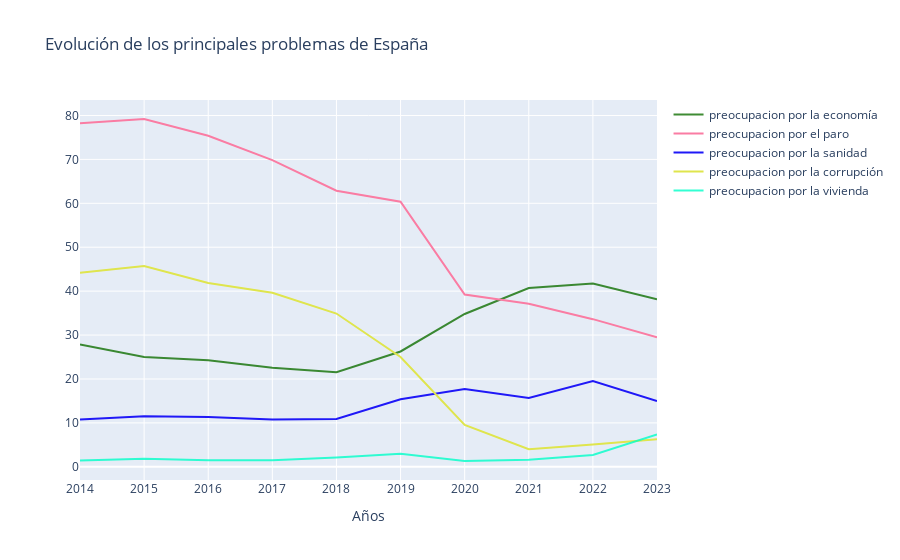

Write notebook code for a chart like this one.
### Code cell
trace1 = go.Scatter(
                    x = preocupacion.index,
                    y = preocupacion['% preocupación económica'],
                    name = 'preocupacion por la economía',
                    mode= 'lines',
                    marker = dict(color = 'rgba(16, 112, 2, 0.8)'),
                    text = '% preocupacion')

trace2 = go.Scatter(
                    x = preocupacion.index,
                    y = preocupacion['% preocupación paro'],
                    name = 'preocupacion por el paro',
                    mode= 'lines',
                    marker = dict(color = 'rgb(250, 124, 163)'),
                    text = '% preocupacion')

trace3 = go.Scatter(
                    x = preocupacion.index,
                    y = preocupacion['% preocupación sanidad'],
                    name = 'preocupacion por la sanidad',
                    mode= 'lines',
                    marker = dict(color = 'rgb(31, 24, 247)'),
                    text = '% preocupacion')

trace4 = go.Scatter(
                    x = preocupacion.index,
                    y = preocupacion['% preocupación corrupción'],
                    name = 'preocupacion por la corrupción',
                    mode= 'lines',
                    marker = dict(color = 'rgb(223, 229, 77)'),
                    text = '% preocupacion')

trace5 = go.Scatter(
                    x = preocupacion.index,
                    y = preocupacion['% preocupación vivienda'],
                    name = 'preocupacion por la vivienda',
                    mode= 'lines',
                    marker = dict(color = 'rgba(0, 255, 200, 0.8)'),
                    text = '% preocupacion')


data = [trace1, trace2, trace3, trace4, trace5]

layout = dict(title = 'Evolución de los principales problemas de España ',
             xaxis= dict(title= 'Años',ticklen= 5)
           )

fig = go.Figure(data = data, layout=layout)

iplot(fig)

### Figure 1 — Plotly figure (JSON) as saved in the notebook; plotly's stock layout.template omitted (floating-point values rounded to 4 significant figures)
{"data": [{"marker": {"color": "rgba(16, 112, 2, 0.8)"}, "mode": "lines", "name": "preocupacion por la economía", "text": "% preocupacion", "type": "scatter", "x": ["2014", "2015", "2016", "2017", "2018", "2019", "2020", "2021", "2022", "2023"], "y": [27.84, 25.01, 24.27, 22.54, 21.54, 26.26, 34.8, 40.7, 41.73, 38.13]}, {"marker": {"color": "rgb(250, 124, 163)"}, "mode": "lines", "name": "preocupacion por el paro", "text": "% preocupacion", "type": "scatter", "x": ["2014", "2015", "2016", "2017", "2018", "2019", "2020", "2021", "2022", "2023"], "y": [78.24, 79.2, 75.38, 69.84, 62.88, 60.38, 39.21, 37.11, 33.62, 29.51]}, {"marker": {"color": "rgb(31, 24, 247)"}, "mode": "lines", "name": "preocupacion por la sanidad", "text": "% preocupacion", "type": "scatter", "x": ["2014", "2015", "2016", "2017", "2018", "2019", "2020", "2021", "2022", "2023"], "y": [10.79, 11.49, 11.35, 10.79, 10.91, 15.37, 17.69, 15.66, 19.52, 14.99]}, {"marker": {"color": "rgb(223, 229, 77)"}, "mode": "lines", "name": "preocupacion por la corrupción", "text": "% preocupacion", "type": "scatter", "x": ["2014", "2015", "2016", "2017", "2018", "2019", "2020", "2021", "2022", "2023"], "y": [44.16, 45.71, 41.86, 39.65, 34.9, 25, 9.52, 4.01, 5.1, 6.3]}, {"marker": {"color": "rgba(0, 255, 200, 0.8)"}, "mode": "lines", "name": "preocupacion por la vivienda", "text": "% preocupacion", "type": "scatter", "x": ["2014", "2015", "2016", "2017", "2018", "2019", "2020", "2021", "2022", "2023"], "y": [1.43, 1.81, 1.47, 1.51, 2.09, 2.95, 1.32, 1.62, 2.7, 7.36]}], "layout": {"title": {"text": "Evolución de los principales problemas de España "}, "xaxis": {"ticklen": 5, "title": {"text": "Años"}}}}
